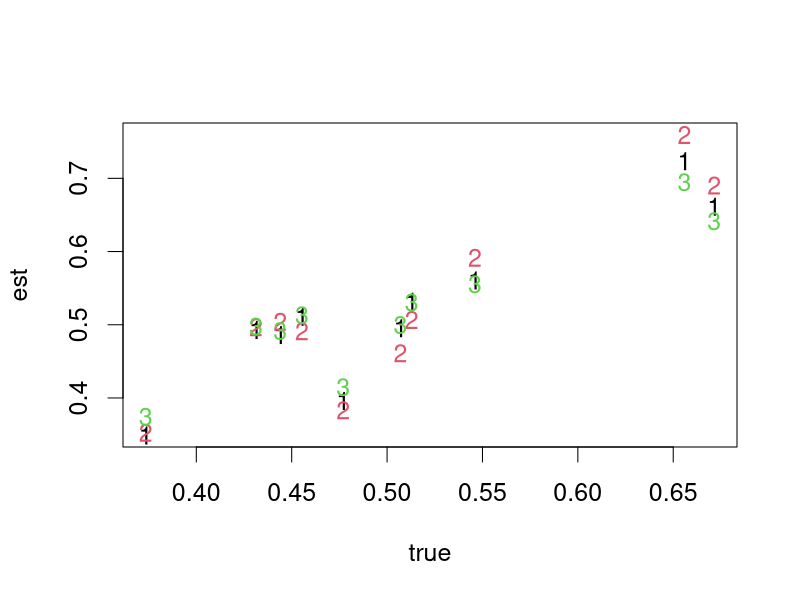
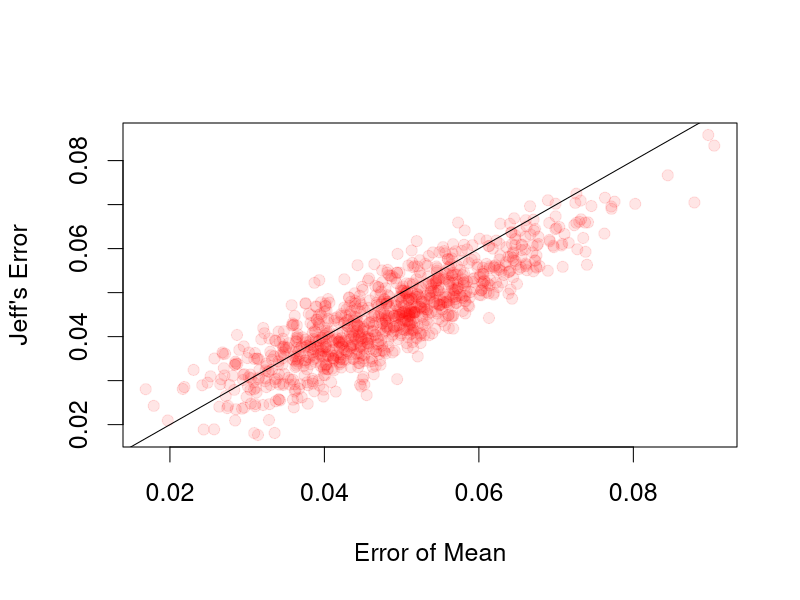
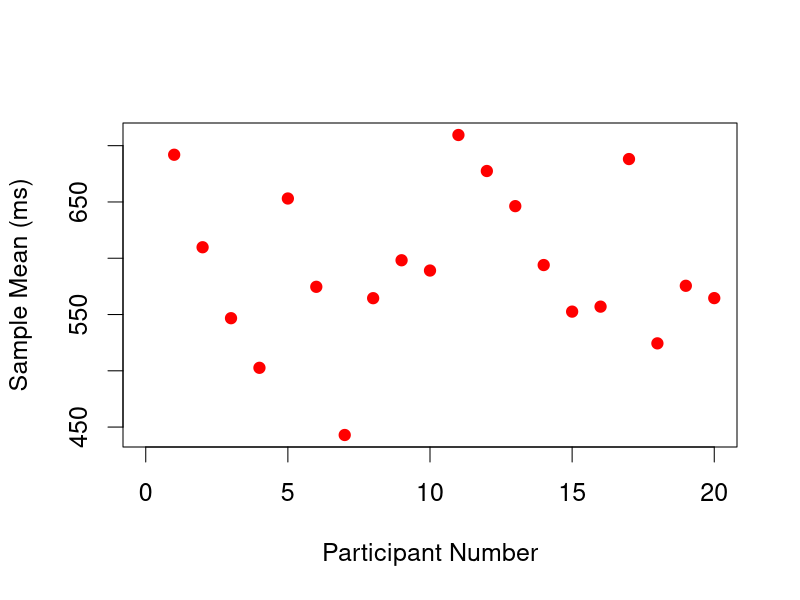
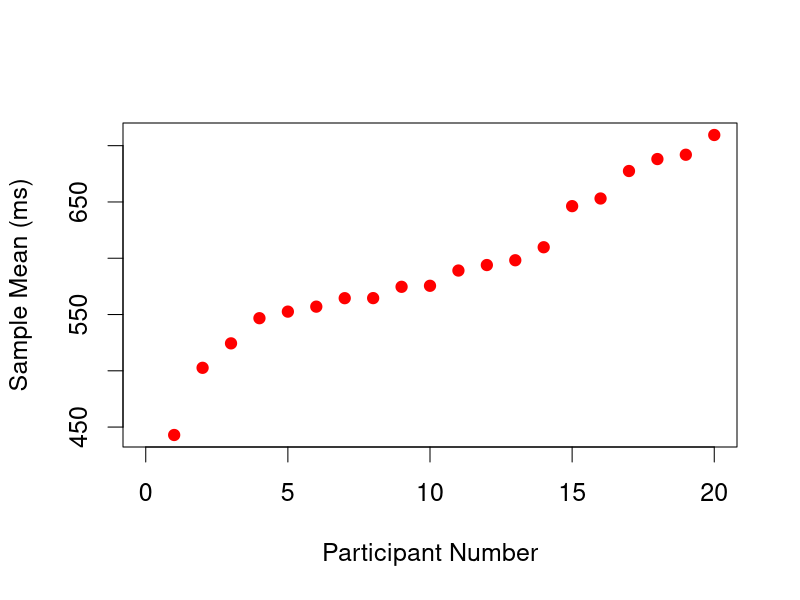
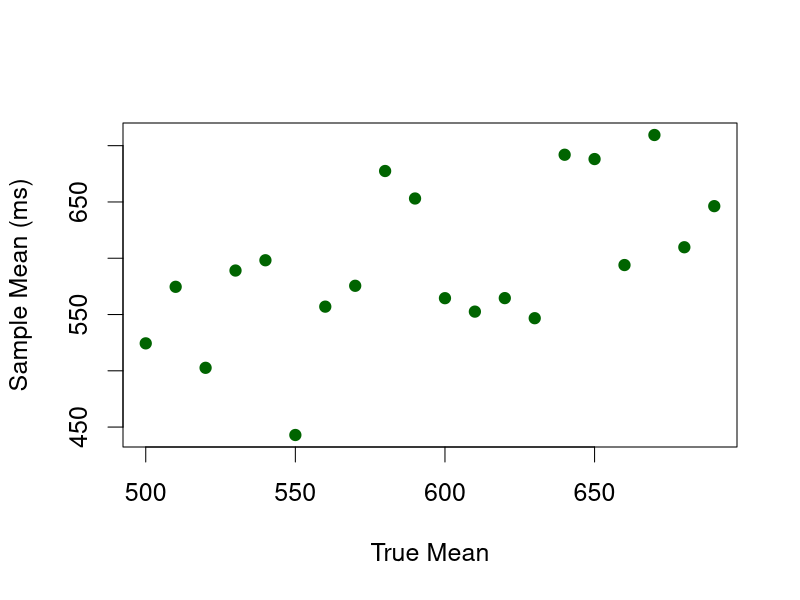
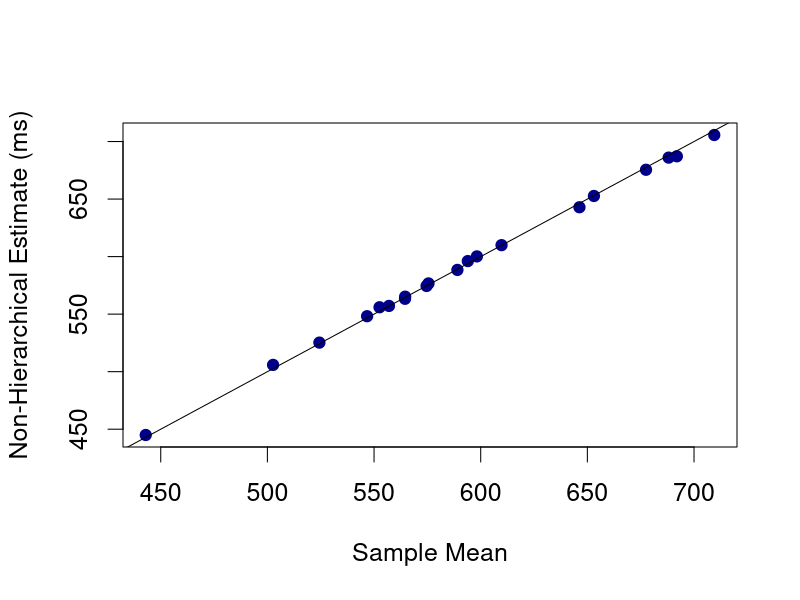
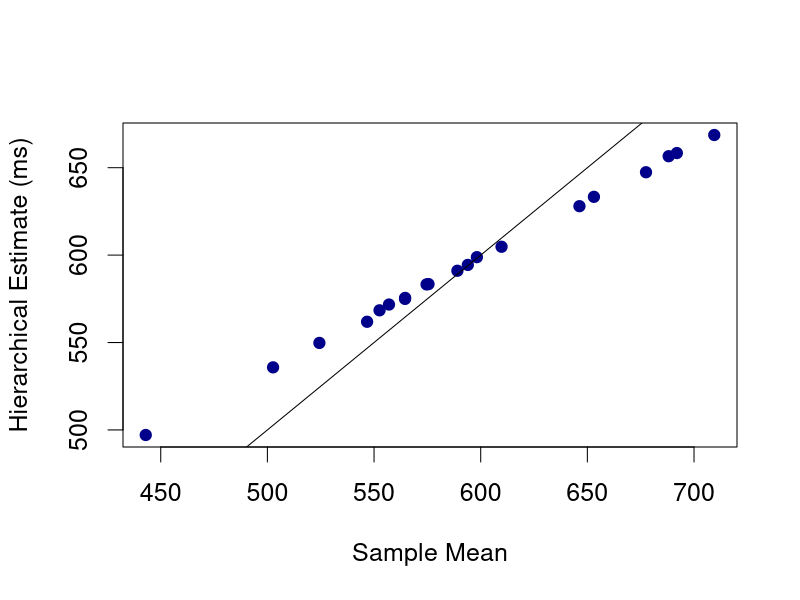
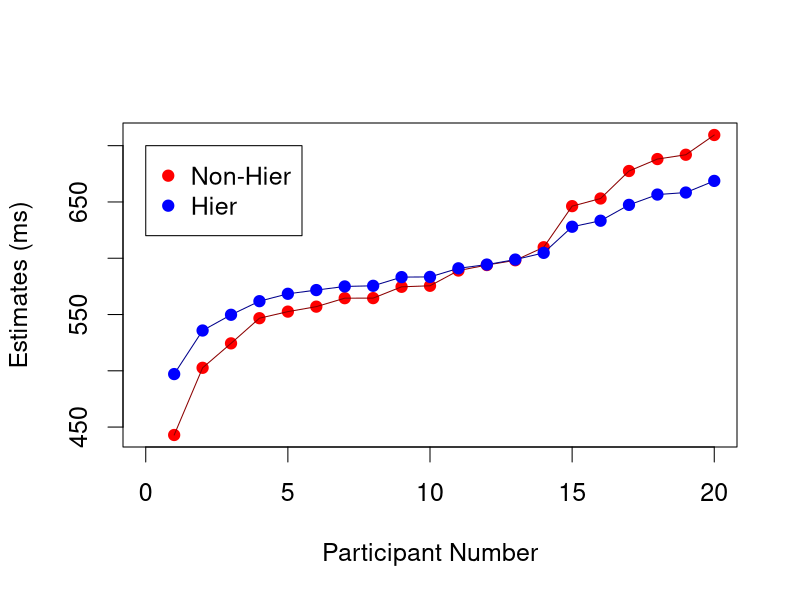

Source code (R) for these figures, in order:
## ---- chunk 1
knitr::opts_chunk$set(echo = FALSE,message=FALSE, warning=FALSE)
set.seed(1256)
library(MCMCpack)
## ---- chunk 2
I=10 #people
J=9 #trial
sub=rep(1:I,each=J)

makeTrue=function(I,m,sdPop) rnorm(I,m,sdPop)

makeDat=function(I,J,true,sdTrl) rnorm(I*J,true[sub],sdTrl)

est.mean=function(dat)
  tapply(dat,sub,mean)

est.median=function(dat)
  tapply(dat,sub,median)

est.jeff= function(dat){
  s2=mean(tapply(dat,sub,var))
  m=est.mean(dat)
  s2m=var(m)
  v=1/(J/s2+1/s2m)
  c=J*m/s2+mean(m)/s2m
  return(v*c)
}
  
rmse=function(est,true) sqrt(mean((est-true)^2))
## ---- chunk 3
cycle=function(I,J,mPop,sdPop,sdTrl){
  true=makeTrue(I,mPop,sdPop)
  dat=makeDat(I,J,true,sdTrl)
  e1=est.mean(dat)
  e2=est.median(dat)
  e3=est.jeff(dat)
  out=1:3
  out[1]=rmse(e1,true)
  out[2]=rmse(e2,true)
  out[3]=rmse(e3,true)
  names(out)=c("Mean","Median","Jeff's")
  return(list(true=true,out=out,est=cbind(e1,e2,e3)))
}
## ---- chunk 4
set.seed(123)
par(cex=1.5)
g=cycle(I,J,.5,.1,.15)
true=g$true
est=g$est
matplot(true,est,typ='p')
print(round(g$out,3))
## ---- chunk 5
R=1000
par(cex=1.5)
val=matrix(nrow=R,ncol=3)
for (r in 1:R)
  val[r,]=cycle(I,J,.5,.1,.15)$out
plot(val[,1],val[,3],col=rgb(1,0,0,.1),pch=19,
     xlab="Error of Mean",ylab="Jeff's Error")
abline(0,1)
print(paste("Proportion of Jeff's Wins:",mean(val[,3]<val[,1])))
## ---- chunk 6
set.seed(123)
I=20
J=10
sub=rep(1:I,each=J)
tMu=sample(seq(500,500+(I-1)*10,10),I)
tS2=200^2
y=round(rnorm(I*J,tMu[sub],sqrt(tS2)),1)
dat=data.frame(sub,y)
write.table(dat,file="hier1.dat",row.names = F, quote = F)
## ---- chunk 7
par(cex=1.5)
ybar=tapply(y,sub,mean)
plot(1:I,ybar,ylab="Sample Mean (ms)",xlab="Participant Number",
     xlim=c(0,20),pch=19,col="red")
## ---- chunk 8
par(cex=1.5)
ybar=tapply(y,sub,mean)
o=order(ybar)
plot(1:I,ybar[o],ylab="Sample Mean (ms)",xlab="Participant Number",
     xlim=c(0,20),pch=19,col="red")
## ---- chunk 9
par(cex=1.5)
plot(tMu,ybar,ylab="Sample Mean (ms)",xlab="True Mean",pch=19,col="darkgreen")
## ---- chunk 10
M=2000

a=600
b=400^2
q=2
s=200^2

mu=matrix(nrow=M,ncol=I)
s2=1:M
mu[1,]=ybar
s2[1]=200^2

for (m in 2:M){
  v=1/(J/s2[m-1]+1/b)
  c=J*ybar/s2[m-1]+a/b
  mu[m,]=rnorm(I,c*v,sqrt(v))
  scale=s+sum((y-mu[m,sub])^2)/2
  s2[m]=rinvgamma(1,q+I*J/2,scale=scale)
}

nonhier=apply(mu,2,mean)

par(cex=1.5)
plot(ybar,nonhier,ylab="Non-Hierarchical Estimate (ms)",xlab="Sample Mean",pch=19,col='darkblue')
abline(0,1)
## ---- chunk 11
M=2000

a=600
b=400^2
q1=2
s1=200^2
q2=2
s2=50^2


mu=matrix(nrow=M,ncol=I)
s2=1:M
eta=1:M
delta=1:M

mu[1,]=ybar
s2[1]=200^2
eta[1]=mean(mu[1,])
delta=50^2

for (m in 2:M){
  v=1/(J/s2[m-1]+1/delta[m-1])
  c=J*ybar/s2[m-1]+eta[m-1]/delta[m-1]
  mu[m,]=rnorm(I,c*v,sqrt(v))
  scale=s1+sum((y-mu[m,sub])^2)/2
  s2[m]=rinvgamma(1,q1+I*J/2,scale=scale)
  v=1/(I/delta[m-1]+1/b)
  c=I*mean(mu[m,])/delta[m-1]+a/b
  eta[m]=rnorm(1,v*c,sqrt(v))
  scale=s2+sum((mu[m,]-eta[m])^2)/2
  delta[m]=rinvgamma(1,q2+I/2,scale=scale)  
}

hier=apply(mu,2,mean)

par(cex=1.5)
plot(ybar,hier,ylab="Hierarchical Estimate (ms)",xlab="Sample Mean",pch=19,col='darkblue')
abline(0,1)
## ---- chunk 12
par(cex=1.5)
ybar=tapply(y,sub,mean)
o=order(ybar)
plot(1:I,ybar[o],ylab="Estimates (ms)",
     xlab="Participant Number",
     xlim=c(0,20),pch=19,col="red")
lines(1:I,ybar[o],col='darkred')
lines(1:I,hier[o],col='darkblue')
points(1:I,hier[o],pch=19,col="blue")
legend(0,700,c("Non-Hier","Hier"),col=c("red","blue"),pch=19)
## ---- chunk 13
par(cex=1.5)
plot(tMu,ybar,ylab="Estimate (ms)",xlab="True Mean",pch=19,col="red")
points(tMu,hier,pch=19,col="blue")
abline(0,1)
par(xpd=T)
legend(500,750,c("Non-Hier","Hier"),col=c("red","blue"),pch=19,bg="white")
par(xpd=F)
